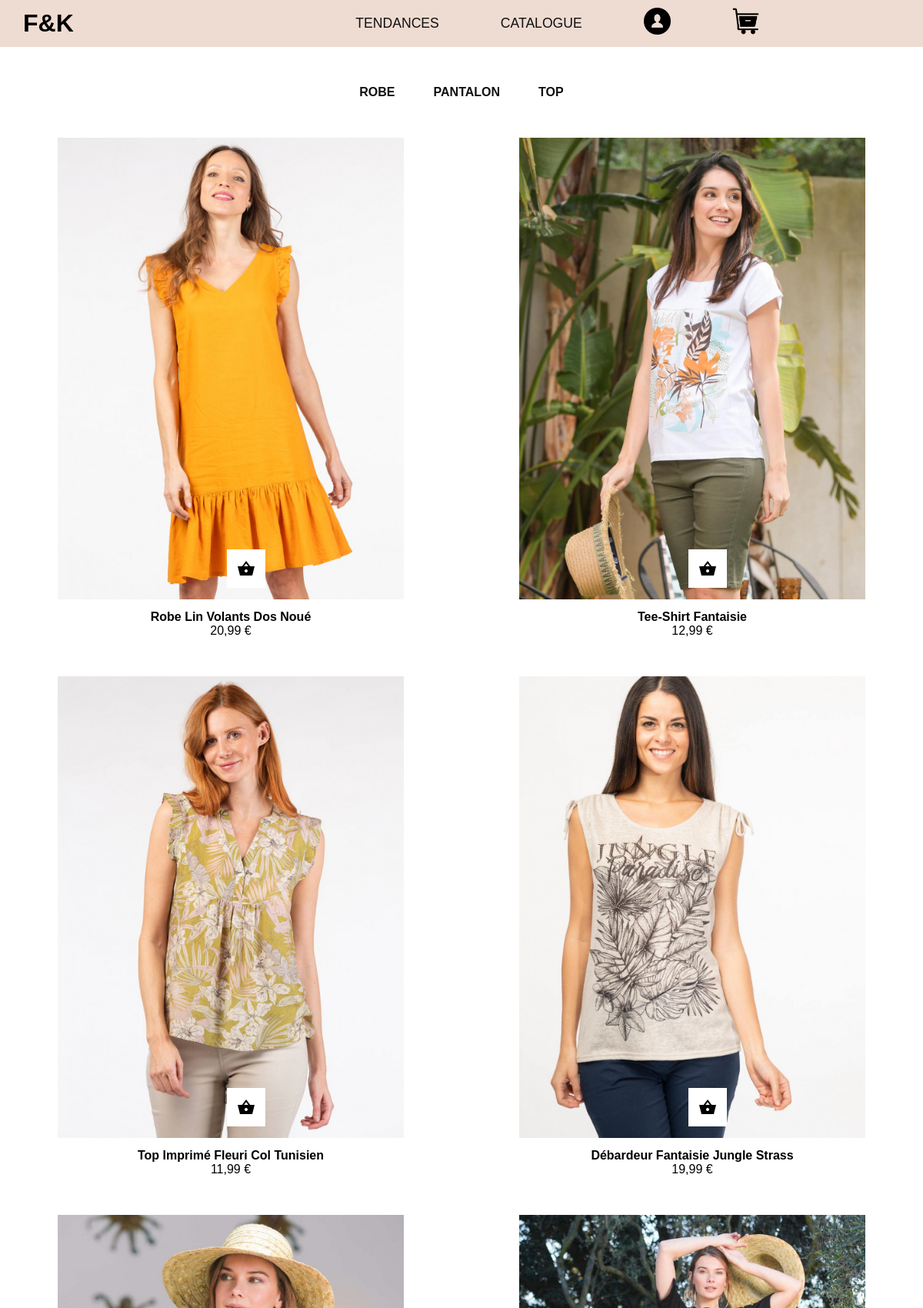
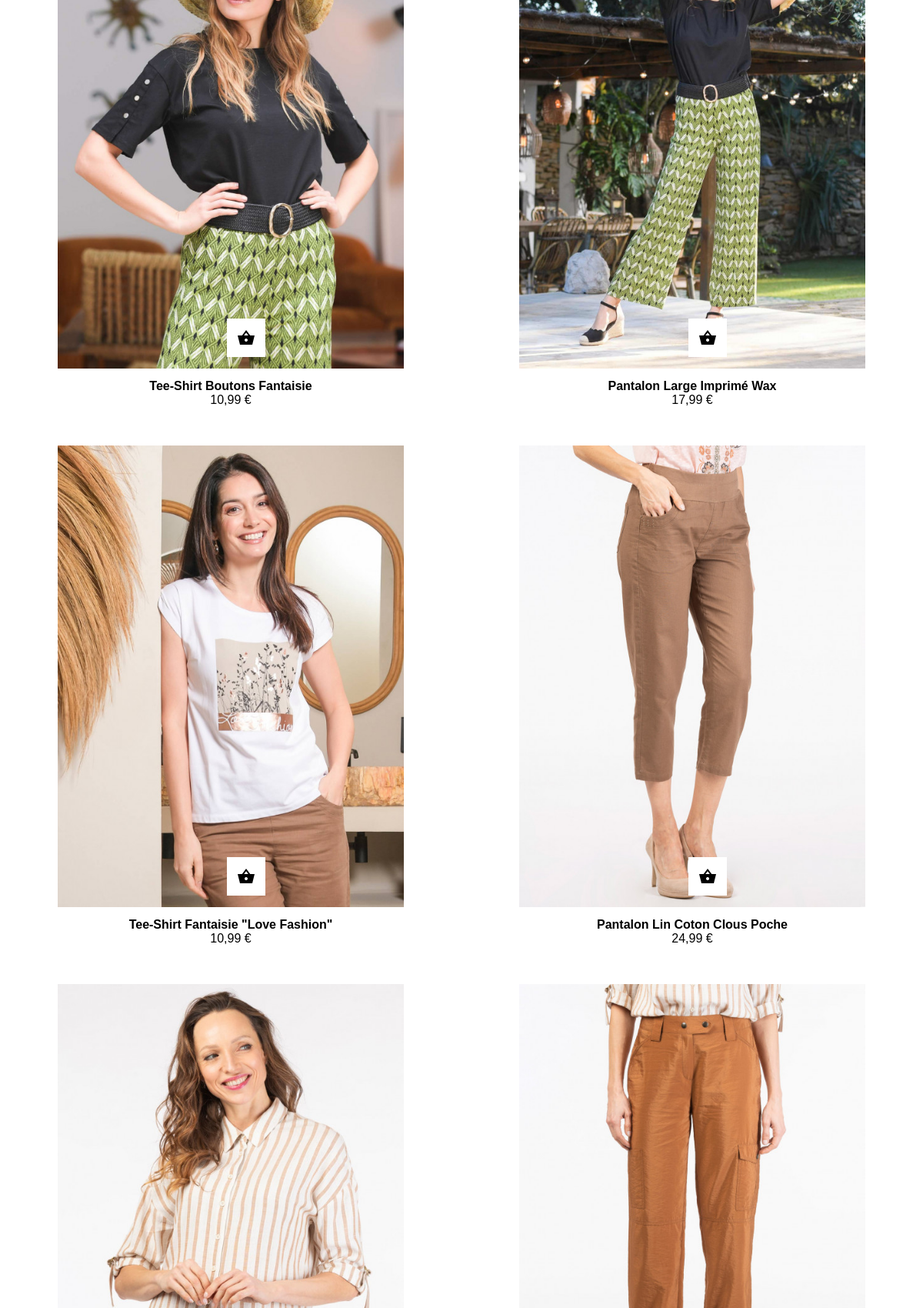
Screenshot of /catalogue.php (signed in, upper part) with the database file from the repository (2 pictures, top to bottom).
### tables this page shows
CREATE TABLE `product` (
  `id` int NOT NULL,
  `id_tendance` int NOT NULL,
  `type` varchar(255) NOT NULL,
  `product_name` varchar(255) NOT NULL,
  `product_description` varchar(1000) NOT NULL,
  `product_price` varchar(255) NOT NULL,
  `product_pic_1` varchar(255) NOT NULL,
  `product_pic_2` varchar(255) NOT NULL
);

### src/catalogue.php (the view, shortened to what this page needs)
<?php
require_once("connect.php");
$sql = "SELECT * FROM product";
$query = $db->prepare($sql);
$query->execute();
$product = $query->fetchAll(PDO::FETCH_ASSOC);
?>
<!DOCTYPE html>
<html lang="fr">
<head>
    <link rel="stylesheet" href="style.css">
</head>
<?php
include './element/navbar.php';
?>
<section class="section_categorie">
    <div class="container_categorie">
        <div class="categorie categorie_robe"><a href="../catalogue.php?type=robe">ROBE</a></div>
        <div class="categorie categorie_pantalone"><a href="../catalogue.php?type=pantalon">PANTALON</a></div>
        <div class="categorie categorie_jupe"><a href="../catalogue.php?type=top">TOP</a></div>
    </div>
</section>
<section class="contenaire_catalogue">
    <div class="container_items">
        <?php
        foreach ($product as $pr) {
        ?>
            <div class="item">
                <div> <a href="#"><img src="<?= $pr["product_pic_1"] ?>" width="450px" height="600px" alt=""></a></div>
                <div class="titre"> <?= $pr["product_name"] ?></div>
                <div> <?= $pr["product_price"] ?></div>
                <button class="btn"><a href="produit.php"></a>
                </button>
            </div>
    </div>
<?php
        }
?>
</section>
</body>
</html>
</body>
</html>

### src/style.css (style rules this page uses)
:root { --font-size: 1rem; }
* { box-sizing: border-box; outline: none; margin: 0 auto; padding: 0; }
html { scroll-behavior: smooth; }
.contenaire_catalogue { margin-top: 50px; display: flex; flex-wrap: wrap; justify-content: center; align-items: center; }
.btn { width: 50px; height: 50px; background-color: rgb(255, 255, 255); border-style: none; position: absolute; background-image: url(./img/panier_noir.png); background-repeat: no-repeat; background-position: center; top: 535px; left: 220px; }
.item { position: relative; justify-content: center; text-align: center; margin-bottom: 50px; }
.titre { font-weight: bold; margin-top: 10px; }
.section_categorie { display: flex; text-align: center; justify-content: center; }
.container_categorie { display: flex; text-align: center; justify-content: center; gap: 50px; }
.categorie a { font-weight: 500; text-decoration: none; color: #111010; font-weight: bold; }
.categorie { margin-top: 50px; }

### rows the page displays
product: product_pic_1 (picture), product_name "Robe Lin Volants Dos Noué", product_price "20,99 €"
product: product_pic_1 (picture), product_name "Tee-Shirt Fantaisie", product_price "12,99 €"
product: product_pic_1 (picture), product_name "Top Imprimé Fleuri Col Tunisien", product_price "11,99 €"
product: product_pic_1 (picture), product_name "Débardeur Fantaisie Jungle Strass", product_price "19,99 €"
product: product_pic_1 (picture), product_name "Tee-Shirt Boutons Fantaisie", product_price "10,99 €"
product: product_pic_1 (picture), product_name "Pantalon Large Imprimé Wax", product_price "17,99 €"
product: product_pic_1 (picture), product_name "Tee-Shirt Fantaisie \"Love Fashion\"", product_price "10,99 €"
product: product_pic_1 (picture), product_name "Pantalon Lin Coton Clous Poche", product_price "24,99 €"
product: product_pic_1 (picture)
product: product_pic_1 (picture)
